Frame 1 (no input): blank canvas, image omitted
Frame 60 (no input): blank canvas, image omitted
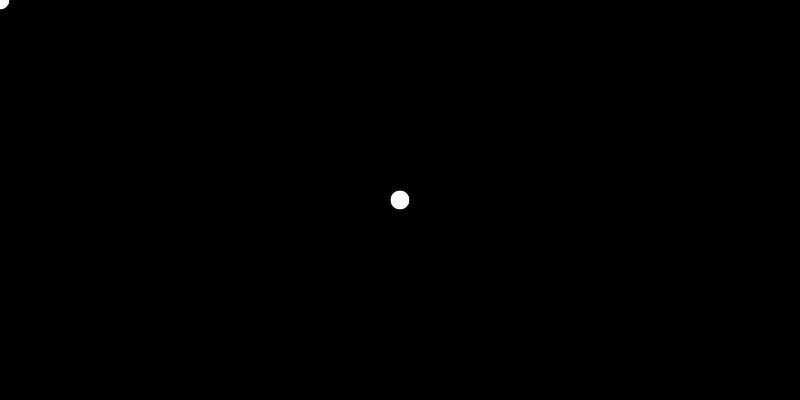
Frame 120 (the mouse pressed at the canvas centre since frame 60)

The p5.js sketch whose frames 1 and 60 were blank and that drew this single picture after the mouse press (run headless with seeded random() and noise() and a simulated clock; from frame 60 on, the mouse is pressed at the canvas centre):

// p5.js sketch
// ── sketch.js
function setup(){
	createCanvas(800,400);
	background(0);
}

function draw(){
	ellipse(mouseX,mouseY,20,20)

}
